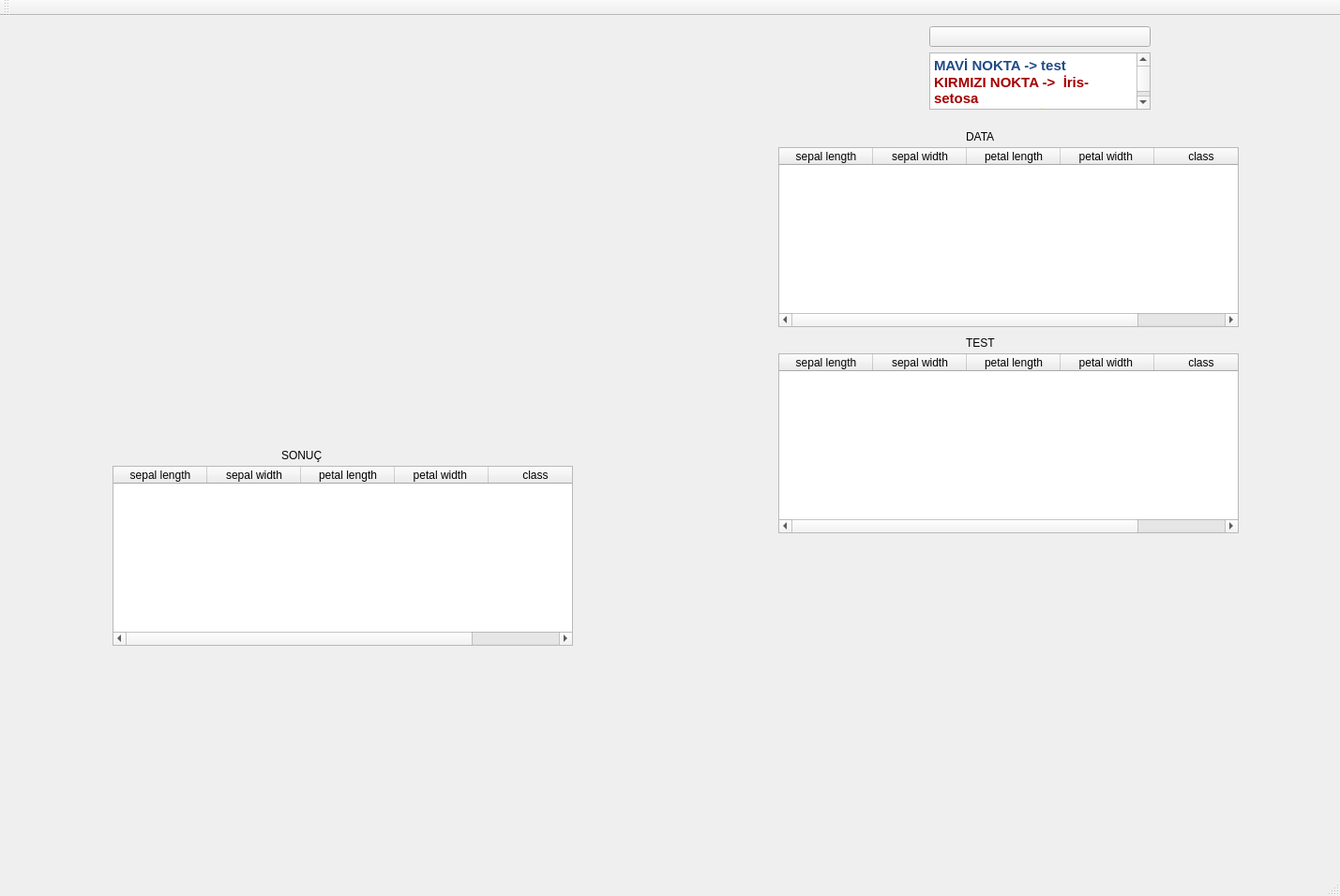
<?xml version="1.0" encoding="UTF-8"?>
<ui version="4.0">
 <class>MainWindow</class>
 <widget class="QMainWindow" name="MainWindow">
  <property name="geometry">
   <rect>
    <x>0</x>
    <y>0</y>
    <width>1429</width>
    <height>956</height>
   </rect>
  </property>
  <property name="windowTitle">
   <string>MainWindow</string>
  </property>
  <widget class="QWidget" name="centralWidget">
   <widget class="QLabel" name="label">
    <property name="geometry">
     <rect>
      <x>0</x>
      <y>0</y>
      <width>781</width>
      <height>461</height>
     </rect>
    </property>
    <property name="text">
     <string/>
    </property>
   </widget>
   <widget class="QTableWidget" name="tableWidget">
    <property name="geometry">
     <rect>
      <x>830</x>
      <y>140</y>
      <width>491</width>
      <height>192</height>
     </rect>
    </property>
    <column>
     <property name="text">
      <string>sepal length</string>
     </property>
    </column>
    <column>
     <property name="text">
      <string>sepal width</string>
     </property>
    </column>
    <column>
     <property name="text">
      <string>petal length</string>
     </property>
    </column>
    <column>
     <property name="text">
      <string>petal width </string>
     </property>
    </column>
    <column>
     <property name="text">
      <string>class</string>
     </property>
    </column>
   </widget>
   <widget class="QTableWidget" name="tableWidget_2">
    <property name="geometry">
     <rect>
      <x>830</x>
      <y>360</y>
      <width>491</width>
      <height>192</height>
     </rect>
    </property>
    <column>
     <property name="text">
      <string>sepal length</string>
     </property>
    </column>
    <column>
     <property name="text">
      <string>sepal width</string>
     </property>
    </column>
    <column>
     <property name="text">
      <string>petal length</string>
     </property>
    </column>
    <column>
     <property name="text">
      <string>petal width </string>
     </property>
    </column>
    <column>
     <property name="text">
      <string>class</string>
     </property>
    </column>
   </widget>
   <widget class="QLabel" name="label_2">
    <property name="geometry">
     <rect>
      <x>1030</x>
      <y>340</y>
      <width>67</width>
      <height>17</height>
     </rect>
    </property>
    <property name="text">
     <string>TEST</string>
    </property>
   </widget>
   <widget class="QLabel" name="label_3">
    <property name="geometry">
     <rect>
      <x>1030</x>
      <y>120</y>
      <width>67</width>
      <height>17</height>
     </rect>
    </property>
    <property name="text">
     <string>DATA</string>
    </property>
   </widget>
   <widget class="QTableWidget" name="tableWidget_3">
    <property name="geometry">
     <rect>
      <x>120</x>
      <y>480</y>
      <width>491</width>
      <height>192</height>
     </rect>
    </property>
    <column>
     <property name="text">
      <string>sepal length</string>
     </property>
    </column>
    <column>
     <property name="text">
      <string>sepal width</string>
     </property>
    </column>
    <column>
     <property name="text">
      <string>petal length</string>
     </property>
    </column>
    <column>
     <property name="text">
      <string>petal width </string>
     </property>
    </column>
    <column>
     <property name="text">
      <string>class</string>
     </property>
    </column>
   </widget>
   <widget class="QLabel" name="label_4">
    <property name="geometry">
     <rect>
      <x>300</x>
      <y>460</y>
      <width>67</width>
      <height>17</height>
     </rect>
    </property>
    <property name="text">
     <string>SONUÇ</string>
    </property>
   </widget>
   <widget class="QWidget" name="layoutWidget">
    <property name="geometry">
     <rect>
      <x>980</x>
      <y>0</y>
      <width>258</width>
      <height>111</height>
     </rect>
    </property>
    <layout class="QVBoxLayout" name="verticalLayout_3">
     <item>
      <widget class="QPushButton" name="pushButton">
       <property name="text">
        <string/>
       </property>
       <property name="icon">
        <iconset>
         <normaloff>../../../../../Downloads/play-button.png</normaloff>../../../../../Downloads/play-button.png</iconset>
       </property>
      </widget>
     </item>
     <item>
      <widget class="QTextEdit" name="textEdit">
       <property name="html">
        <string>&lt;!DOCTYPE HTML PUBLIC &quot;-//W3C//DTD HTML 4.0//EN&quot; &quot;http://www.w3.org/TR/REC-html40/strict.dtd&quot;&gt;
&lt;html&gt;&lt;head&gt;&lt;meta name=&quot;qrichtext&quot; content=&quot;1&quot; /&gt;&lt;style type=&quot;text/css&quot;&gt;
p, li { white-space: pre-wrap; }
&lt;/style&gt;&lt;/head&gt;&lt;body style=&quot; font-family:'Ubuntu'; font-size:11pt; font-weight:400; font-style:normal;&quot;&gt;
&lt;p style=&quot; margin-top:0px; margin-bottom:0px; margin-left:0px; margin-right:0px; -qt-block-indent:0; text-indent:0px;&quot;&gt;&lt;span style=&quot; font-weight:600; color:#204a87;&quot;&gt;MAVİ NOKTA -&amp;gt; test&lt;/span&gt;&lt;/p&gt;
&lt;p style=&quot; margin-top:0px; margin-bottom:0px; margin-left:0px; margin-right:0px; -qt-block-indent:0; text-indent:0px;&quot;&gt;&lt;span style=&quot; font-weight:600; color:#a40000;&quot;&gt;KIRMIZI NOKTA -&amp;gt;  İris-setosa&lt;/span&gt;&lt;/p&gt;
&lt;p style=&quot; margin-top:0px; margin-bottom:0px; margin-left:0px; margin-right:0px; -qt-block-indent:0; text-indent:0px;&quot;&gt;&lt;span style=&quot; font-weight:600; color:#fce94f;&quot;&gt;SARI NOKTA -&amp;gt; İris-versicolor&lt;/span&gt;&lt;/p&gt;
&lt;p style=&quot; margin-top:0px; margin-bottom:0px; margin-left:0px; margin-right:0px; -qt-block-indent:0; text-indent:0px;&quot;&gt;&lt;span style=&quot; font-weight:600; color:#000000;&quot;&gt;BEYAZ NOKTA -&amp;gt; İris-virginica&lt;/span&gt;&lt;/p&gt;&lt;/body&gt;&lt;/html&gt;</string>
       </property>
      </widget>
     </item>
    </layout>
   </widget>
  </widget>
  <widget class="QMenuBar" name="menuBar">
   <property name="geometry">
    <rect>
     <x>0</x>
     <y>0</y>
     <width>1429</width>
     <height>22</height>
    </rect>
   </property>
  </widget>
  <widget class="QToolBar" name="mainToolBar">
   <attribute name="toolBarArea">
    <enum>TopToolBarArea</enum>
   </attribute>
   <attribute name="toolBarBreak">
    <bool>false</bool>
   </attribute>
  </widget>
  <widget class="QStatusBar" name="statusBar"/>
 </widget>
 <layoutdefault spacing="6" margin="11"/>
 <resources/>
 <connections/>
</ui>
